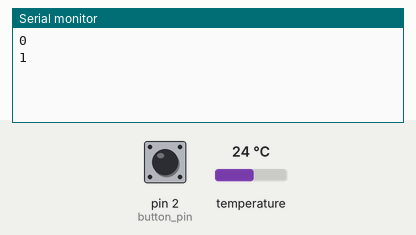
Simulated run of this sketch. Board: Arduino Uno, built with avr-gcc and run on an emulated ATmega328P. Parts: the last lines printed to the serial monitor. Inputs (shaded band) come from the test bench; at power-on: pin 2 (button_pin) LOW, temperature 24 °C.

Above: at 1.2 s.
1.3 s: pin 2 (button_pin) pulled HIGH for 0.15 s
At 2.9 s:
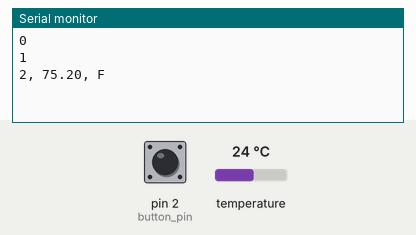
3.5 s: pin 2 (button_pin) pulled HIGH for 1 s
At 5.0 s:
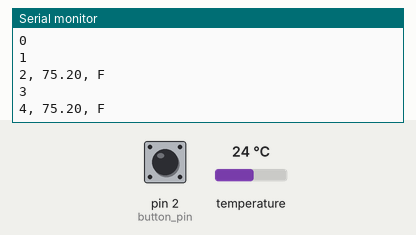
Timing chart, 0 to 6.5 s (numbered marks = the images above; inputs shaded):
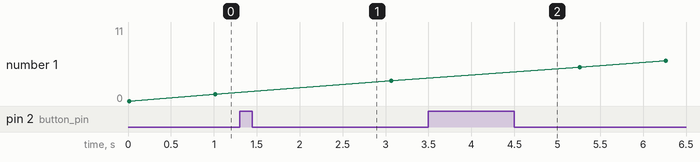

The sketch:

temperature.ino
```cpp
// Liam Stamp - September 2023
// Temperature Sensor Data Recording using Interrupts
// This code prints out a time stamp every second and will also print out temperature in farrenheight if button is pressed
// PIN 2 = Button NC
// PIN 4 = Temp sensor data (YELLOW WIRE)
// Temp Sensor RED=5V, BLACK=GND
// Serial monitor = 9600 New Line


// Include the following:
#include <OneWire.h>
#include <DallasTemperature.h>

//Define pins being used
#define temp_data 4  // temp data plugged into pin 4 (YELLOW WIRE)
#define button_pin 2
#define debounce_delay 200  // 200 milliseconds for debounce

OneWire oneWire(temp_data);
DallasTemperature sensors(&oneWire);

volatile bool readTemperatureFlag = false;
float latestTemperature; // To store the latest temperature reading

unsigned long time_stamp = 0;
unsigned long lastInterruptTime = 0; // for debouncing

void setup() {
  Serial.begin(9600);
  sensors.begin();

  pinMode(button_pin, INPUT);  // Configured as normally LOW and will be HIGH when pressed
  attachInterrupt(digitalPinToInterrupt(button_pin), buttonPressISR, RISING);
}

void loop() {
  if (readTemperatureFlag) {
    //Serial.println();
    Serial.print(time_stamp);
    Serial.print(", ");
    Serial.print(latestTemperature);
    Serial.println(", F");
    readTemperatureFlag = false;
  }
  else {Serial.println(time_stamp);}
  time_stamp++;
  delay(1000);
}

void buttonPressISR() {
  unsigned long interruptTime = millis();

  // Debounce the button
  if (interruptTime - lastInterruptTime > debounce_delay) {
    sensors.requestTemperatures();
    latestTemperature = sensors.getTempFByIndex(0)+0; //added one deg for calibration purposes
    readTemperatureFlag = true;
  }

  lastInterruptTime = interruptTime;
}
```

Measured:
- after the input at 1.3 s, the serial monitor: prints a new line after 0.76 s (image 1)
- after the input at 3.5 s, the serial monitor: prints a new line after 0.76 s (image 2)
